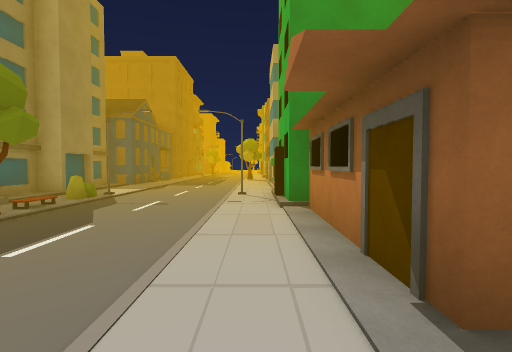
view 1 (above)

16 first-person views from a walk through a 3-D level made in the Unity game engine. The camera is 1.4 m above the floor, tilts 2° down and sees 85° across. The floor is counted in squares, 1.8 m on a side. Each view is taken from the middle of a square. On the plan, view 1 faces up. The plan holds only what a view shows up to about 10 squares ahead; the rest is blank. The place goes on beyond the plan. The player character is not drawn. Some animated figures are not drawn. Some surface patterns are stand-ins.

view 2
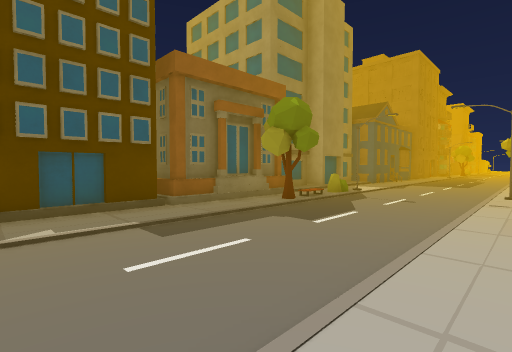

view 3
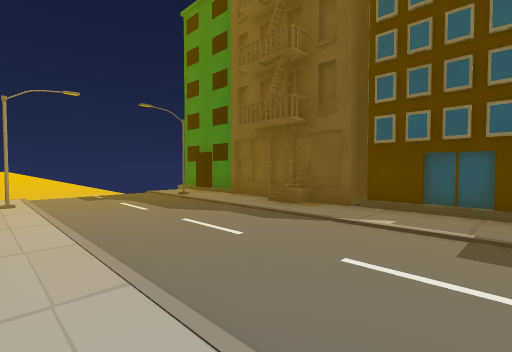

view 4
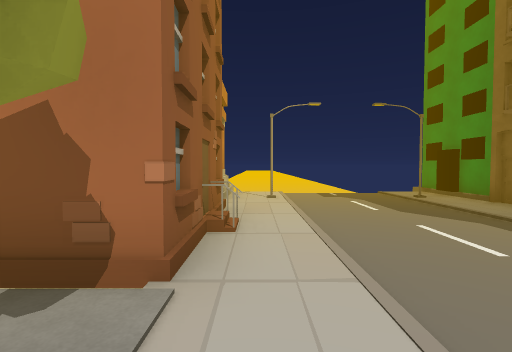

view 5
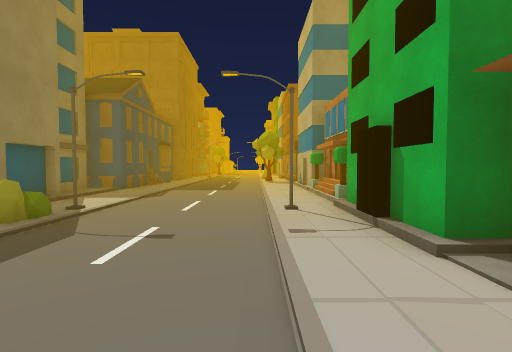

view 6
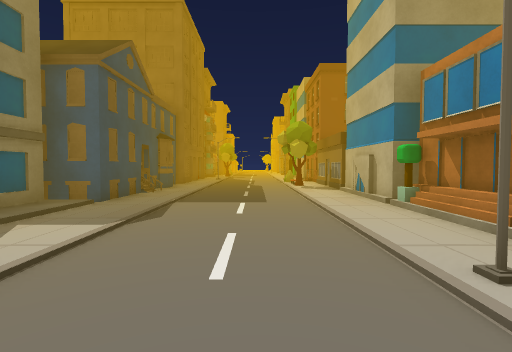

view 7
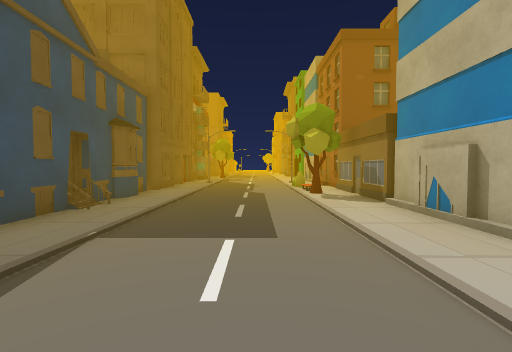

view 8
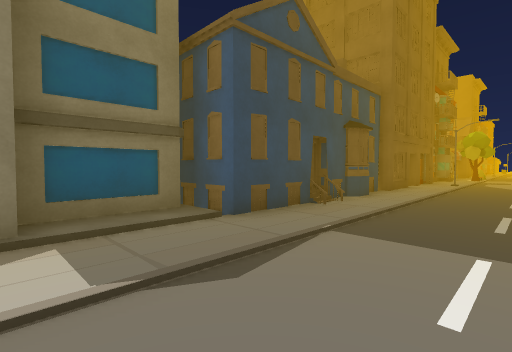

view 9
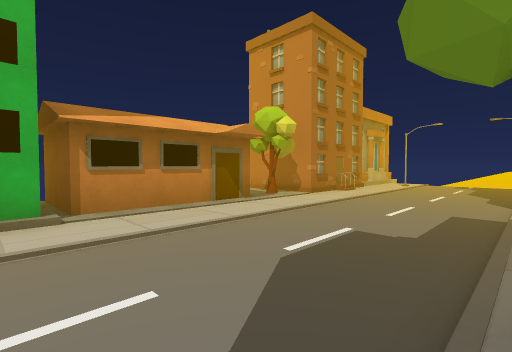

view 10
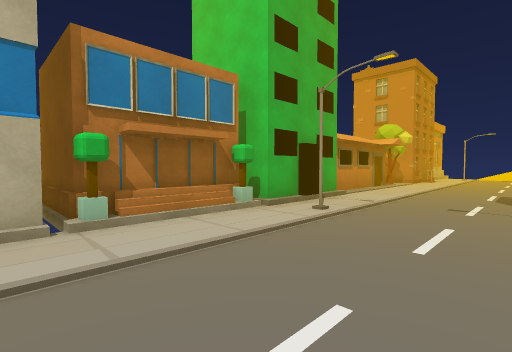

view 11
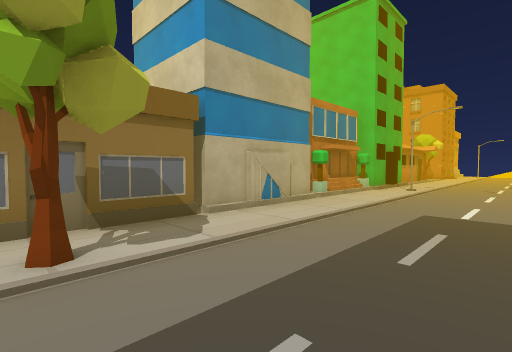

view 12
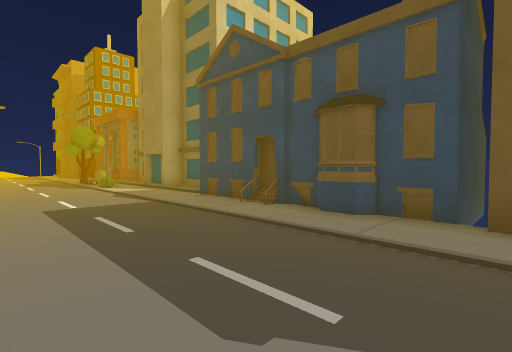

view 13
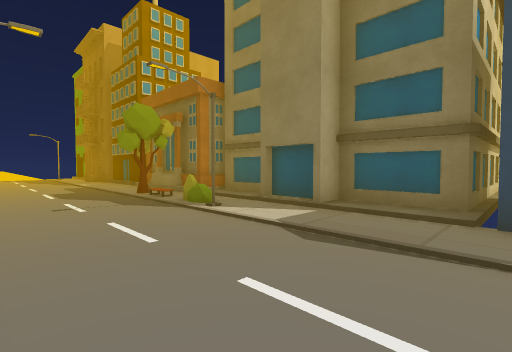

view 14
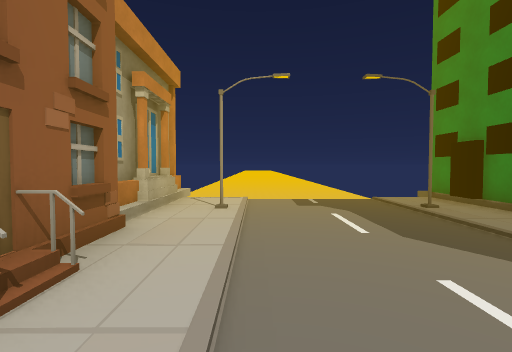

view 15
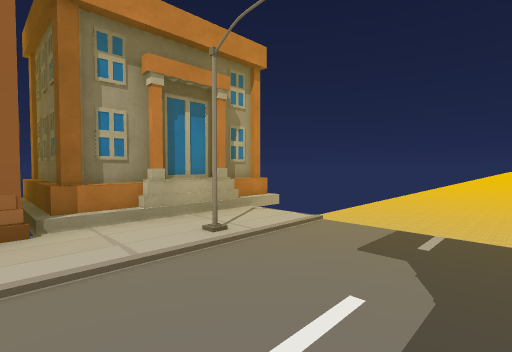

view 16
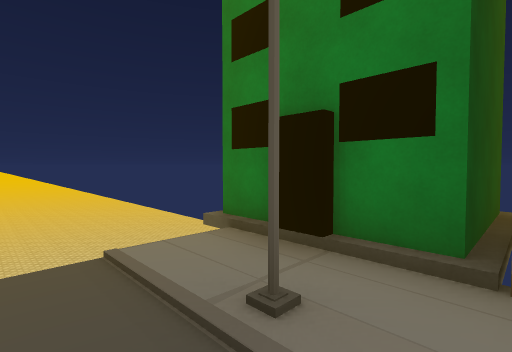

### Floor plan
Key: @ floor where view 1 was taken; # wall or solid block; . floor; / step, stairs or slope; ^ raised ledge; v drop or lower ground; B building; E bench; T tree; H house; O other object.
Columns run from 8 left of view 1 to 4 right of it. Each row starts with its distance up from view 1.
 18    B..../#
 17 ####..../#
 16    #.....#
 15    ......H
 14   ^B.....BBB
 13    #.....B
 12  ###.....BBB
 11 BBB/.....OOO
 10   B/.....O
  9   B/.....O
  8   B//....BBB
  7   B/E....B
  6 BBB//....B B
  5   #//....BBB
  4   #^/....B B
  3   ##.....B B
  2   #......B B
  1   #.......
  0   #.....@T
 -1   #......###
 -2   ##.....#
 -3    B.....#
 -4    #.....H
 -5 ####.....###v
 -6    B.....#
 -7    B.....#
 -8   Bvvvvvv#

Positions as (right, up) in squares from view 1, and headings:
1: (0, 0), facing up
2: (0, -1), facing up-left
3: (0, 1), facing down-left
4: (0, 1), facing down
5: (-1, 3), facing up
6: (-2, 6), facing up
7: (-2, 9), facing up
8: (-2, 9), facing up-left
9: (-4, 6), facing down-right
10: (-3, 12), facing down-right
11: (-3, 17), facing down-right
12: (-1, 18), facing down-left
13: (-1, 12), facing down-left
14: (-1, -1), facing down
15: (-3, -4), facing down-right
16: (-3, -5), facing down-left
